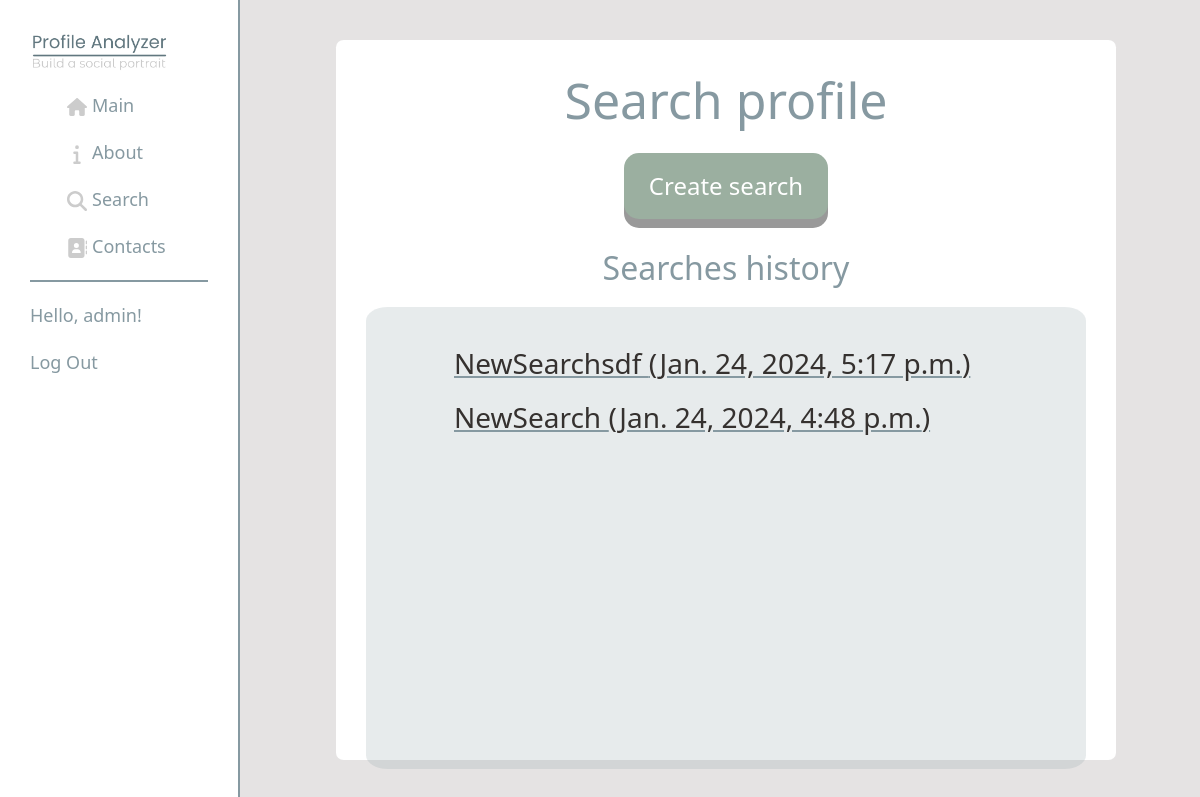
Before: /searches/ (signed in) with the older database file.
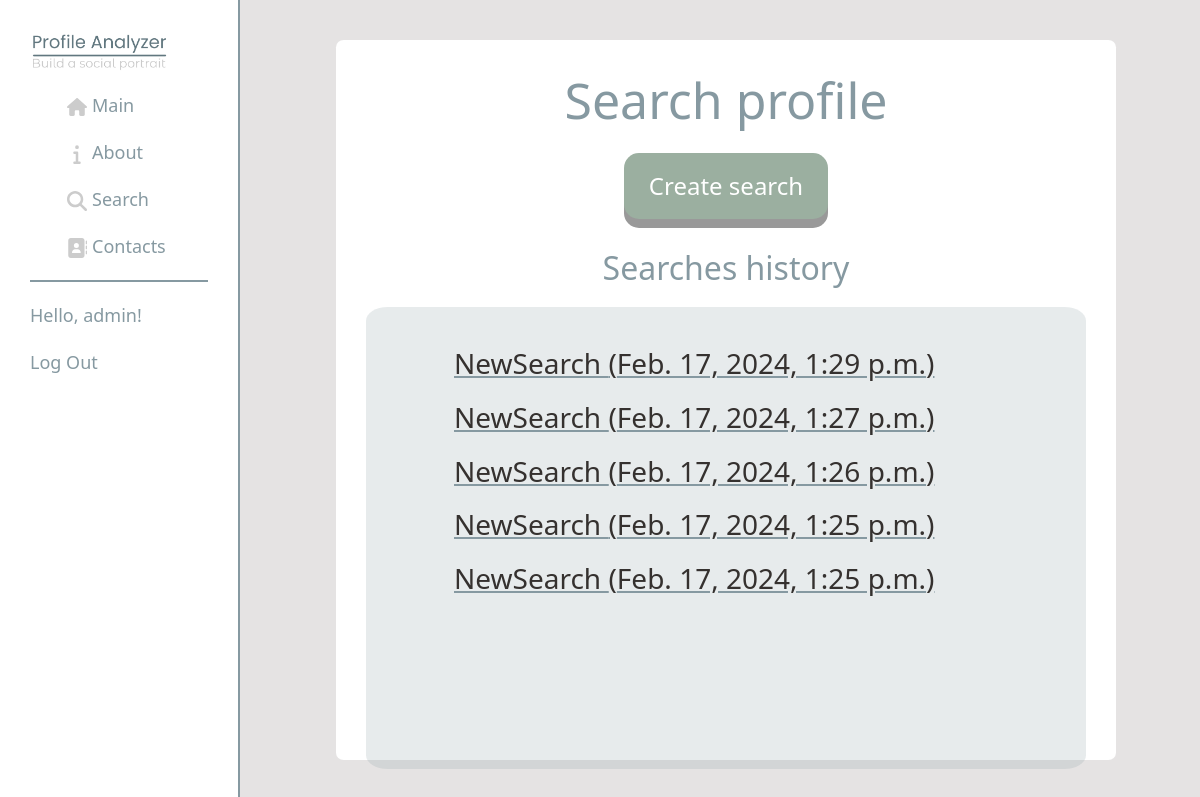
After: the same page with the newer database file.
### data_collector/models.py (models this page shows, shortened)
class Search(models.Model):
    fields = ("id","user_id")
    id = models.UUIDField(primary_key=True, default=uuid.uuid4, editable=False)
    created_by = models.ForeignKey(User, null=True, blank=True, on_delete=models.SET_NULL)
    name = models.CharField('Name', max_length=50, default = "NewSearch")
    link = models.TextField('Link')
    date = models.DateTimeField('Date of search', auto_now_add=True)
    ready = models.IntegerField("Ready", default = 0)
    def __str__(self):
        return self.name
    class Meta:
        verbose_name = 'Search'
        verbose_name_plural = 'Searches'

### data_collector/views.py (the view)
# urls.py: path('', views.search_home, name='search_home'),
@login_required
def search_home(request):
    searches = Search.objects.filter(created_by = request.user).order_by('-date')[:5]
    return render(request, 'data_collector/search_index.html', {'searches' : searches})

### data_collector/templates/data_collector/search_index.html (shortened to what this page needs)
{% extends 'main/layout.html' %}
{% block content %}
    <div class="features">
        <h1>Search profile</h1>
        <a href="{% url 'create_search' %}"><button class="new_search_btn">Create search</button></a>
        <h2 class="sub_header">Searches history</h2>
        <div class="searches_history">
            {% if searches %}
                {% for el in searches %}
                <a href="{% url 'search_detail' el.id %}" class="internal_link">
                    <div class="search_element">
                        <h3>{{ el }} ({{ el.date }})</h3>
                    </div>
                </a>
                {% endfor %}
            {% else %}
                <p class="custom_alert">You have no searches. Try to create <a href="{% url 'create_search' %}" class="internal_link">new search</a>.</p>
            {% endif %}
        </div>
    </div>
{% endblock %}

### main/templates/main/layout.html (shortened to what this page needs)
{% load static %}
<!DOCTYPE html>
<html lang="en">
<head>
    <link rel="stylesheet" href="https://cdn.jsdelivr.net/npm/bootstrap@5.3.2/dist/css/bootstrap.min.css">
    <link rel="stylesheet" href="{% static 'main/css/main.css' %}">
</head>
<body>
    <aside onmousedown='return false;' onselectstart='return false;'>
      <a href="{% url 'home' %}"><img src="{% static 'main/img/logo.PNG' %}" alt="Logo" class="logo"></a>
        <ul>
            <a href="{% url 'home' %}"><li><img src="{% static 'main/img/house-solid.svg' %}" alt="Logo" class="nav_icon">Main</li></a>
            <a href="{% url 'about' %}"><li><img src="{% static 'main/img/info-solid.svg' %}" alt="Logo" class="nav_icon">About</li></a>
            {% if user.is_authenticated %}
            <a href="{% url 'search_home' %}"><li><img src="{% static 'main/img/magnifying-glass-solid.svg' %}" alt="Logo" class="nav_icon">Search</li></a>
            {% endif %}
            <a href="{% url 'contacts' %}"><li><img src="{% static 'main/img/address-book-solid.svg' %}" alt="Logo" class="nav_icon">Contacts</li></a>
        </ul>
        <div class="auth" onmousedown='return false;' onselectstart='return false;'>
            {% if user.is_authenticated %}
            <p>Hello, {{ user.username }}!<p>
              <a class="auth_clickable" href="{% url 'logout' %}">Log Out</a>
            {% else %}
              <a class="auth_clickable" href="{% url 'login' %}">Log In</a>
              <a class="auth_clickable" href="{% url 'register' %}">Register</a>
            {% endif %}
          </div>
    </aside>
    <main>
        {% block content %}
        {% endblock %}
    </main>
</body>
</html>

### main/static/main/css/main.css (style rules this page uses)
body { background: #E5E3E3; text-decoration: none; }
.nav_icon { width: 15pt; height: 15pt; float: left; margin: 5px; }
.logo { transition: all .3s ease; width: 80%; }
aside { float: left; width: 20%; padding: 2.5%; height: 100vh; border-right: 2px solid #8699A1; background: #FFF; }
aside ul { list-style: none; text-decoration: none; padding-bottom: 20px; border-bottom: 2px solid #8699A1;; }
aside ul a { text-decoration: none; }
aside ul li { color: #8699A1; font-size: 18px; display: block; margin-top: 20px; text-decoration: none; transition: all .3s ease; }
.internal_link { color: #8699A1; transition: all .3s ease; text-decoration: underline; }
main .features { float: left; color: #8699A1; margin-top: 5vh; margin-bottom: 5vh; text-align: center; background-color: #FFF; display: block; width: 65%; margin-left: 5vw; margin-right: 7vw; float: right; padding: 2.5%; height: 90vh; border-radius: 1%; text-decoration: none; }
.auth { color: #8699A1; font-size: 18px; display: block; margin-top: 20px; text-decoration: none; transition: all .3s ease; }
.auth_clickable { color: #8699A1; font-size: 18px; display: block; margin-top: 20px; text-decoration: none; transition: all .3s ease; }
main .features h1 { font-size: 50px; }
main .features h3 { color: #35312F; text-align: left; padding-left: 10%; }
.new_search_btn { margin: 15px; display: inline-block; padding: 15px 25px; font-size: 24px; cursor: pointer; text-align: center; text-decoration: none; outline: none; color: #fff; background-color: #9BAFA0; border: none; border-radius: 15px; box-shadow: 0 9px #999; }
.searches_history { margin-top: 20px; background-color: rgb(134,153,161,0.2); height: 70%; border-radius: 3%; text-decoration: none; padding: 20px; }
.search_element { color: #8699A1; font-size: 18px; display: block; margin-top: 20px; text-decoration: none; transition: all .9s ease; border-bottom: #2B2E2E; }
.search_element h3 { text-decoration: none; }
.sub_header { margin: 15px; }

Changed rows visible on the page:
removed Search: name "NewSearchsdf", date "Jan. 24, 2024, 5:17 p.m."
removed Search: name "NewSearch", date "Jan. 24, 2024, 4:48 p.m."
added Search: name "NewSearch", date "Feb. 17, 2024, 1:29 p.m."
added Search: name "NewSearch", date "Feb. 17, 2024, 1:27 p.m."
added Search: name "NewSearch", date "Feb. 17, 2024, 1:26 p.m."
added Search: name "NewSearch", date "Feb. 17, 2024, 1:25 p.m."
added Search: name "NewSearch", date "Feb. 17, 2024, 1:25 p.m."
